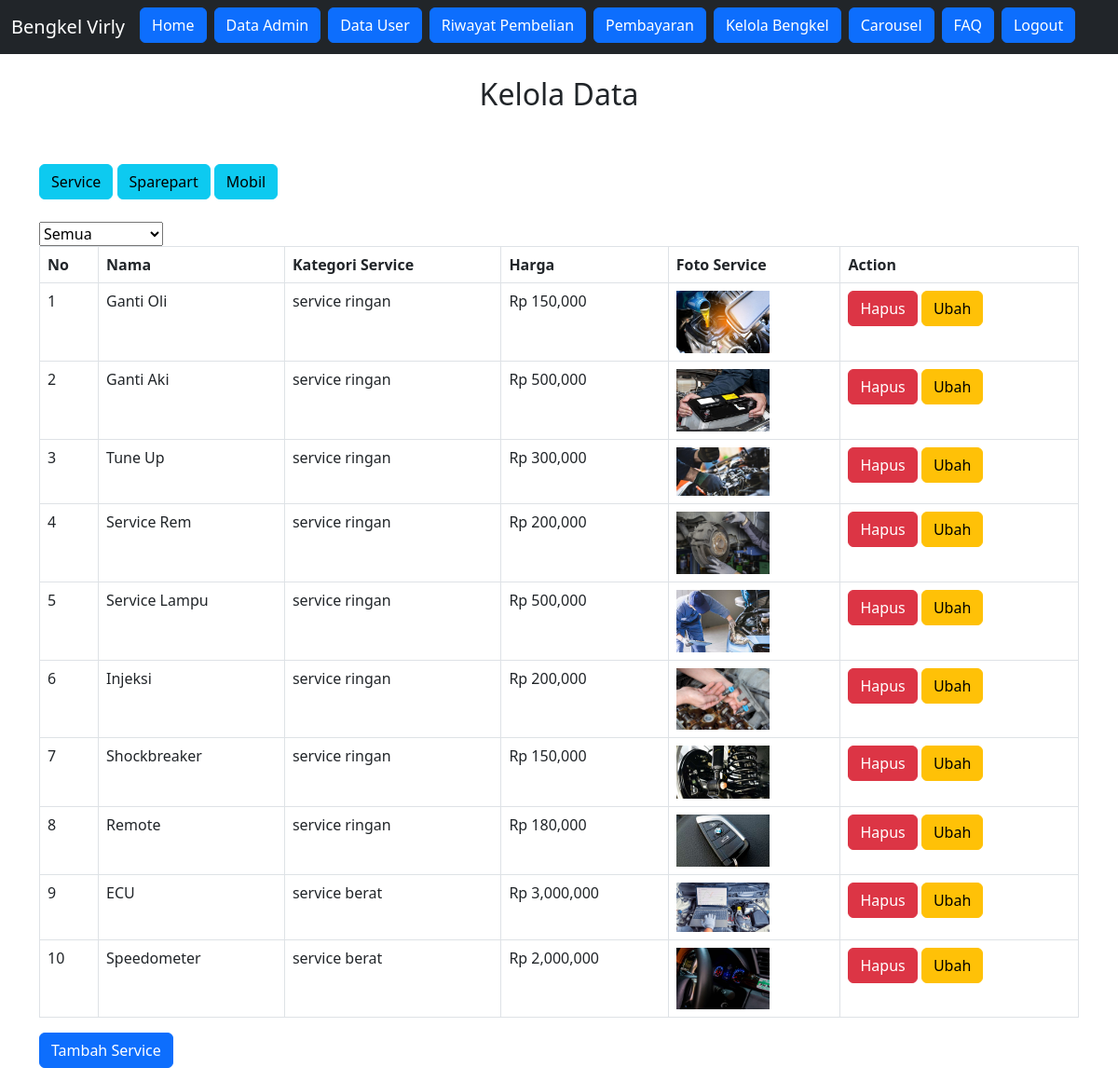
/superadmin/view.php?cari=1 (signed in), run on the app's committed database.
### tables this page shows
CREATE TABLE `services` (
  `id` int(11) NOT NULL,
  `nama` varchar(100) NOT NULL,
  `kategori_services` varchar(100) NOT NULL,
  `harga` int(11) NOT NULL,
  `foto` varchar(100) NOT NULL,
  `kategori` int(11) NOT NULL
);

### superadmin/viewservice.php (the view, shortened to what this page needs)
<select id="kategoriFilter">
  <option value="semua">Semua</option>
</select>
<div id="tabelService">
  <table class="table table-bordered">
    <tr>
      <th>No</th>
      <th>Nama</th>
      <th>Kategori Service</th>
      <th>Harga</th>
      <th>Foto Service</th>
      <th>Action</th>
    </tr>
    <?php $nomor = 1; ?>
    <?php
    $ambil = $koneksi->query("SELECT * FROM services");
    while ($pecah = $ambil->fetch_assoc()) {
    ?>
      <tr class="<?php echo $pecah['kategori_services']; ?>">
        <td><?php echo $nomor; ?></td>
        <td><?php echo $pecah['nama']; ?></td>
        <td><?php echo $pecah['kategori_services']; ?></td>
        <td>Rp <?php echo number_format($pecah['harga']); ?></td>
        <td>
          <img src="../asets/services/<?php echo $pecah['foto'] ?>" width="100">
        </td>
        <td>
          <a href="deleteservice.php?id=<?php echo $pecah['id'] ?>" onclick="return confirm('Apakah Anda yakin ingin menghapus service ini?')" class="btn-danger btn">Hapus</a>
          <a href="editservice.php?id=<?php echo $pecah['id'] ?>" class="btn btn-warning">Ubah</a>
        </td>
      </tr>
      <?php $nomor++; ?>
    <?php } ?>
  </table>
  <a href="addservice.php" class="btn btn-primary">Tambah Service</a>
</div>

### data on the page
services: nama "Ganti Oli", kategori_services "service ringan", harga "150,000", foto (picture)
services: nama "Ganti Aki", kategori_services "service ringan", harga "500,000", foto (picture)
services: nama "Tune Up", kategori_services "service ringan", harga "300,000", foto (picture)
services: nama "Service Rem", kategori_services "service ringan", harga "200,000", foto (picture)
services: nama "Service Lampu", kategori_services "service ringan", harga "500,000", foto (picture)
services: nama "Injeksi", kategori_services "service ringan", harga "200,000", foto (picture)
services: nama "Shockbreaker", kategori_services "service ringan", harga "150,000", foto (picture)
services: nama "Remote", kategori_services "service ringan", harga "180,000", foto (picture)
services: nama "ECU", kategori_services "service berat", harga "3,000,000", foto (picture)
services: nama "Speedometer", kategori_services "service berat", harga "2,000,000", foto (picture)
